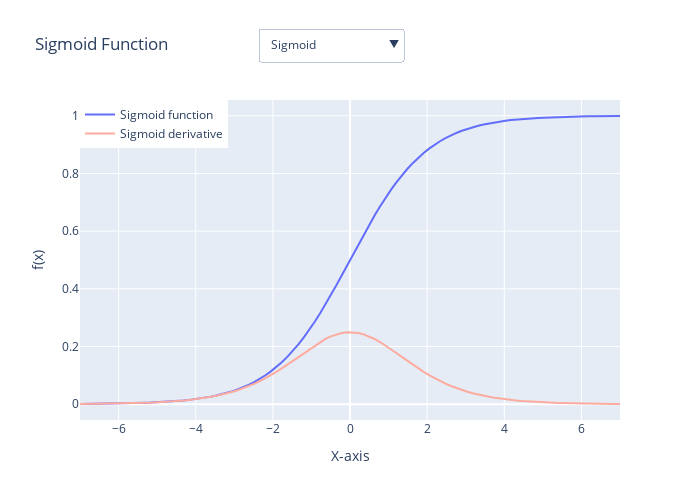

Notebook code for this chart:
### Code cell
import numpy as np
import plotly.graph_objects as go
from plotly.subplots import make_subplots

# Sigmoid and sigmoid derivative functions
def sigmoid(x):
    return 1 / (1 + np.exp(-x))

def sigmoid_derivative(x):
    return sigmoid(x) * (1 - sigmoid(x))

x = np.linspace(-7, 7, 100)
sigmoid_values = sigmoid(x)
sigmoid_derivative_values = sigmoid_derivative(x)

# Create initial plots with titles
fig = make_subplots(rows=1, cols=1)

sigmoid_trace = go.Scatter(x=x, y=sigmoid_values, mode='lines', name='Sigmoid function')
sigmoid_derivative_trace = go.Scatter(x=x, y=sigmoid_derivative_values, mode='lines', name='Sigmoid derivative', line=dict(color='#FDAB9F'))

# Set plot titles
sigmoid_title = "Sigmoid Function"
sigmoid_derivative_title = "Sigmoid Derivative"

# Create buttons for interaction
buttons = [
    {
        "label": "Sigmoid",
        "method": "update",
        "args": [{"visible": [True, False]}, {"title": sigmoid_title}],
    },
    {
        "label": "Sigmoid Derivative",
        "method": "update",
        "args": [{"visible": [False, True]}, {"title": sigmoid_derivative_title}],
    },
    {
        "label": "Both",
        "method": "update",
        "args": [{"visible": [True, True]}, {"title": "Both Plots"}],
    },
]

# Update layout with buttons and increased pad
fig.update_layout(
    updatemenus=[
        {
            "buttons": buttons,
            "direction": "down",
            "pad": {"r": 10, "t": -20},  # Increased top padding
            "showactive": True,
            "x": 0.33,
            "xanchor": "left",
            "y": 1.163,
            "yanchor": "top"
        },
    ],
    title=sigmoid_title,  # Set the initial title
    xaxis_title="X-axis",
    yaxis_title="f(x)",
    showlegend=True,
    legend=dict(x=0, y=1, traceorder='normal'),
    height=500,
    width=700,
)

# Add initial traces to the figure
fig.add_trace(sigmoid_trace)
fig.add_trace(sigmoid_derivative_trace)

# Show the initial figure
fig.show()

### Figure 1 — Plotly figure (JSON) as saved in the notebook; plotly's stock layout.template omitted (floating-point values rounded to 4 significant figures)
{"data": [{"mode": "lines", "name": "Sigmoid function", "type": "scatter", "x": [-7, -6.859, -6.717, -6.576, -6.434, -6.293, -6.152, -6.01, -5.869, -5.727, -5.586, -5.444, -5.303, -5.162, -5.02, -4.879, -4.737, -4.596, -4.455, -4.313, -4.172, -4.03, -3.889, -3.747, -3.606, -3.465, -3.323, -3.182, -3.04, -2.899, -2.758, -2.616, -2.475, -2.333, -2.192, -2.051, -1.909, -1.768, -1.626, -1.485, -1.343, -1.202, -1.061, -0.9192, -0.7778, -0.6364, -0.4949, -0.3535, -0.2121, -0.07071, 0.07071, 0.2121, 0.3535, 0.4949, 0.6364, 0.7778, 0.9192, 1.061, 1.202, 1.343, 1.485, 1.626, 1.768, 1.909, 2.051, 2.192, 2.333, 2.475, 2.616, 2.758, 2.899, 3.04, 3.182, 3.323, 3.465, 3.606, 3.747, 3.889, 4.03, 4.172, 4.313, 4.455, 4.596, 4.737, 4.879, 5.02, 5.162, 5.303, 5.444, 5.586, 5.727, 5.869, 6.01, 6.152, 6.293, 6.434, 6.576, 6.717, 6.859, 7], "y": [0.0009111, 0.001049, 0.001208, 0.001392, 0.001603, 0.001846, 0.002126, 0.002448, 0.002819, 0.003245, 0.003737, 0.004302, 0.004952, 0.0057, 0.00656, 0.007549, 0.008686, 0.009992, 0.01149, 0.01321, 0.01519, 0.01746, 0.02006, 0.02303, 0.02644, 0.03034, 0.03478, 0.03986, 0.04563, 0.0522, 0.05966, 0.06811, 0.07765, 0.0884, 0.1005, 0.114, 0.1291, 0.1458, 0.1643, 0.1847, 0.2069, 0.2311, 0.2572, 0.2851, 0.3148, 0.3461, 0.3787, 0.4125, 0.4472, 0.4823, 0.5177, 0.5528, 0.5875, 0.6213, 0.6539, 0.6852, 0.7149, 0.7428, 0.7689, 0.7931, 0.8153, 0.8357, 0.8542, 0.8709, 0.886, 0.8995, 0.9116, 0.9224, 0.9319, 0.9403, 0.9478, 0.9544, 0.9601, 0.9652, 0.9697, 0.9736, 0.977, 0.9799, 0.9825, 0.9848, 0.9868, 0.9885, 0.99, 0.9913, 0.9925, 0.9934, 0.9943, 0.995, 0.9957, 0.9963, 0.9968, 0.9972, 0.9976, 0.9979, 0.9982, 0.9984, 0.9986, 0.9988, 0.999, 0.9991]}, {"line": {"color": "#FDAB9F"}, "mode": "lines", "name": "Sigmoid derivative", "type": "scatter", "x": [-7, -6.859, -6.717, -6.576, -6.434, -6.293, -6.152, -6.01, -5.869, -5.727, -5.586, -5.444, -5.303, -5.162, -5.02, -4.879, -4.737, -4.596, -4.455, -4.313, -4.172, -4.03, -3.889, -3.747, -3.606, -3.465, -3.323, -3.182, -3.04, -2.899, -2.758, -2.616, -2.475, -2.333, -2.192, -2.051, -1.909, -1.768, -1.626, -1.485, -1.343, -1.202, -1.061, -0.9192, -0.7778, -0.6364, -0.4949, -0.3535, -0.2121, -0.07071, 0.07071, 0.2121, 0.3535, 0.4949, 0.6364, 0.7778, 0.9192, 1.061, 1.202, 1.343, 1.485, 1.626, 1.768, 1.909, 2.051, 2.192, 2.333, 2.475, 2.616, 2.758, 2.899, 3.04, 3.182, 3.323, 3.465, 3.606, 3.747, 3.889, 4.03, 4.172, 4.313, 4.455, 4.596, 4.737, 4.879, 5.02, 5.162, 5.303, 5.444, 5.586, 5.727, 5.869, 6.01, 6.152, 6.293, 6.434, 6.576, 6.717, 6.859, 7], "y": [0.0009102, 0.001048, 0.001207, 0.00139, 0.0016, 0.001843, 0.002121, 0.002442, 0.002811, 0.003235, 0.003723, 0.004283, 0.004927, 0.005667, 0.006517, 0.007492, 0.00861, 0.009892, 0.01136, 0.01304, 0.01496, 0.01715, 0.01966, 0.0225, 0.02574, 0.02941, 0.03357, 0.03827, 0.04355, 0.04948, 0.0561, 0.06347, 0.07162, 0.08059, 0.09038, 0.101, 0.1124, 0.1246, 0.1373, 0.1506, 0.1641, 0.1777, 0.191, 0.2038, 0.2157, 0.2263, 0.2353, 0.2423, 0.2472, 0.2497, 0.2497, 0.2472, 0.2423, 0.2353, 0.2263, 0.2157, 0.2038, 0.191, 0.1777, 0.1641, 0.1506, 0.1373, 0.1246, 0.1124, 0.101, 0.09038, 0.08059, 0.07162, 0.06347, 0.0561, 0.04948, 0.04355, 0.03827, 0.03357, 0.02941, 0.02574, 0.0225, 0.01966, 0.01715, 0.01496, 0.01304, 0.01136, 0.009892, 0.00861, 0.007492, 0.006517, 0.005667, 0.004927, 0.004283, 0.003723, 0.003235, 0.002811, 0.002442, 0.002121, 0.001843, 0.0016, 0.00139, 0.001207, 0.001048, 0.0009102]}], "layout": {"height": 500, "legend": {"traceorder": "normal", "x": 0, "y": 1}, "showlegend": true, "title": {"text": "Sigmoid Function"}, "updatemenus": [{"buttons": [{"args": [{"visible": [true, false]}, {"title": "Sigmoid Function"}], "label": "Sigmoid", "method": "update"}, {"args": [{"visible": [false, true]}, {"title": "Sigmoid Derivative"}], "label": "Sigmoid Derivative", "method": "update"}, {"args": [{"visible": [true, true]}, {"title": "Both Plots"}], "label": "Both", "method": "update"}], "direction": "down", "pad": {"r": 10, "t": -20}, "showactive": true, "x": 0.33, "xanchor": "left", "y": 1.163, "yanchor": "top"}], "width": 700, "xaxis": {"anchor": "y", "domain": [0, 1], "title": {"text": "X-axis"}}, "yaxis": {"anchor": "x", "domain": [0, 1], "title": {"text": "f(x)"}}}}
